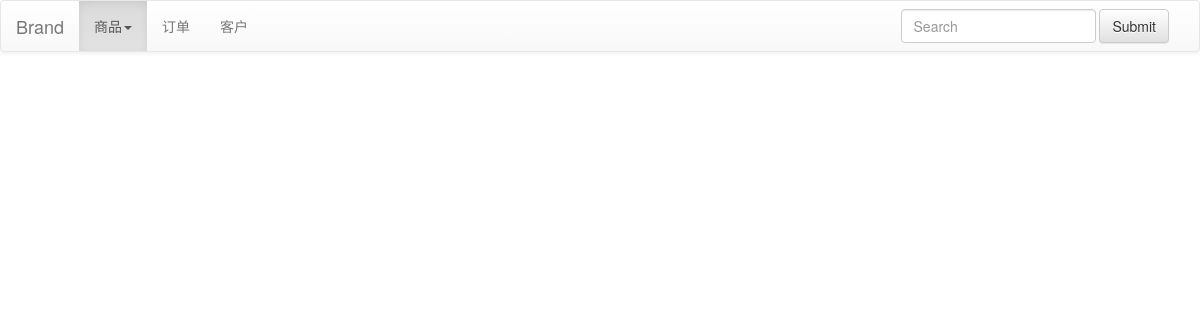
Before: /item/ with the older database file.
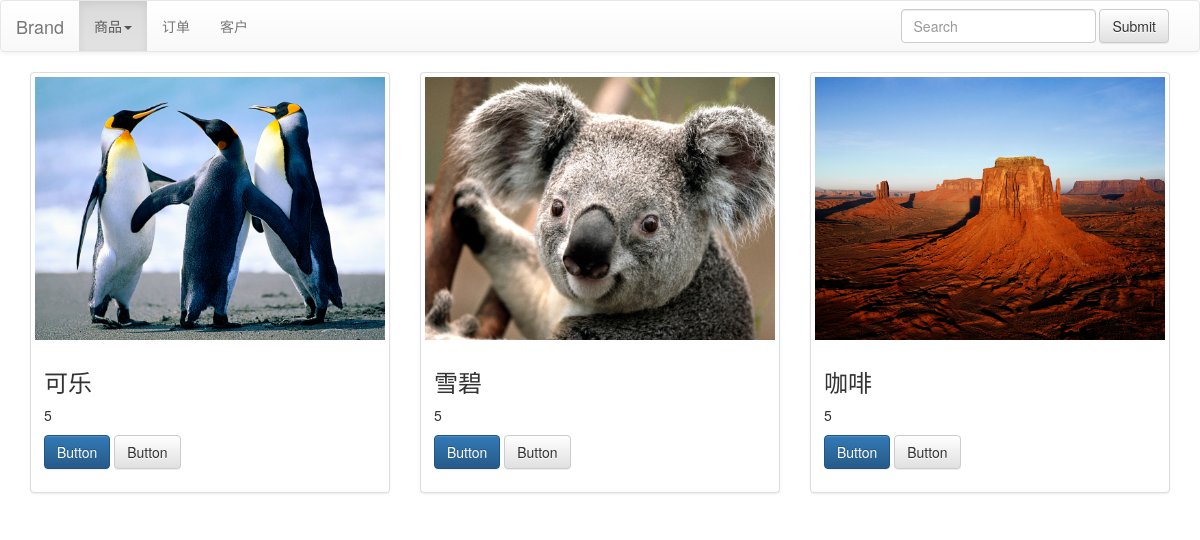
After: the same page with the newer database file.
### mainSite/models.py (models this page shows)
class items(models.Model):
    item_name = models.CharField(max_length=20)
    item_pic = models.URLField(default="#")
    item_price = models.PositiveIntegerField(default=0)
    item_cost = models.PositiveIntegerField(default=0)
    item_num = models.PositiveIntegerField(default=0)
    item_des = models.TextField(default='暂无说明')
    def __unicode__(self):
        return self.item_name

### mainSite/views.py (the view, shortened to what this page needs)
# urls.py: url(r'^item/',views.item),
@csrf_exempt
def item(request):
    if request.method == 'GET':
        all_item = items.objects.all()
        print(all_item)
        return render(request,'items.html',{'itemList':all_item})

### templates/items.html (shortened to what this page needs)
{% extends "base.html" %}
{% block content %}
<div class="container">
<div class="row">
  {% for item in itemList %}
  <div class="col-sm-6 col-md-4">
    <div class="thumbnail">
      <img src="{{ item.item_pic }}" alt="{{ item.item_name }}">
      <div class="caption">
        <h3>{{ item.item_name }}</h3>
        <p>{{ item.item_price }}</p>
        <p><a href="#" class="btn btn-primary" role="button">Button</a> <a href="#" class="btn btn-default" role="button">Button</a></p>
      </div>
    </div>
  </div>
   {% endfor %}
</div>
</div>
{% endblock %}

### templates/base.html (shortened to what this page needs)
<!DOCTYPE html>
<html lang="zh-CN">
  <head>
	<link rel="stylesheet" href="https://cdn.bootcss.com/bootstrap/3.3.7/css/bootstrap.min.css">
	<link rel="stylesheet" href="https://cdn.bootcss.com/bootstrap/3.3.7/css/bootstrap-theme.min.css">
  </head>
  <body>
	<nav class="navbar navbar-default">
  <div class="container-fluid">
    <div class="navbar-header">
      <a class="navbar-brand" href="#">Brand</a>
    </div>
    <div class="collapse navbar-collapse" id="bs-example-navbar-collapse-1">
      <ul class="nav navbar-nav">
	     <li class="dropdown active">
          <a href="#" class="dropdown-toggle" data-toggle="dropdown" role="button" aria-haspopup="true" aria-expanded="false">商品<span class="caret"></span></a>
        </li>
        <li><a href="#">订单 <span class="sr-only">(current)</span></a></li>
        <li><a href="#">客户</a></li>
      </ul>
      <form class="navbar-form navbar-right">
        <div class="form-group">
          <input type="text" class="form-control" placeholder="Search">
        </div>
        <button type="submit" class="btn btn-default">Submit</button>
      </form>
    </div>
  </div>
</nav>
{% block content %}{% endblock %}
  </body>
</html>

Changed rows visible on the page:
added items: item_pic (picture), item_name "可乐", item_price "5"
added items: item_pic (picture), item_name "雪碧", item_price "5"
added items: item_pic (picture), item_name "咖啡", item_price "5"
